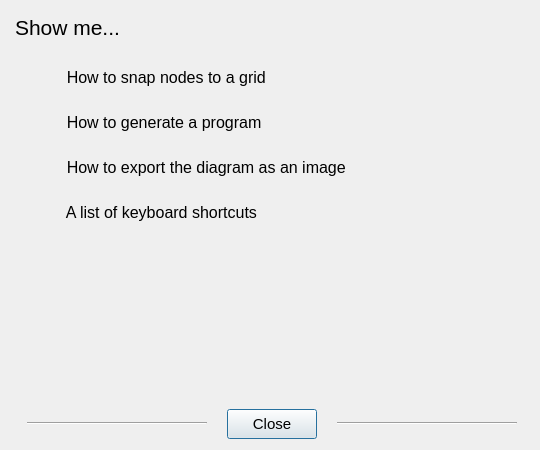
<?xml version="1.0" encoding="UTF-8"?>
<ui version="4.0">
 <class>HelpWindow</class>
 <widget class="QDialog" name="HelpWindow">
  <property name="geometry">
   <rect>
    <x>0</x>
    <y>0</y>
    <width>540</width>
    <height>450</height>
   </rect>
  </property>
  <property name="sizePolicy">
   <sizepolicy hsizetype="Fixed" vsizetype="Fixed">
    <horstretch>0</horstretch>
    <verstretch>0</verstretch>
   </sizepolicy>
  </property>
  <property name="font">
   <font>
    <pointsize>12</pointsize>
   </font>
  </property>
  <property name="windowTitle">
   <string>Draw Auton - Help</string>
  </property>
  <layout class="QVBoxLayout" name="layout_main">
   <property name="leftMargin">
    <number>15</number>
   </property>
   <property name="topMargin">
    <number>15</number>
   </property>
   <item>
    <widget class="QLabel" name="label_title">
     <property name="font">
      <font>
       <pointsize>16</pointsize>
      </font>
     </property>
     <property name="text">
      <string>Show me...</string>
     </property>
    </widget>
   </item>
   <item>
    <widget class="QScrollArea" name="scrollArea">
     <property name="font">
      <font>
       <pointsize>12</pointsize>
      </font>
     </property>
     <property name="focusPolicy">
      <enum>Qt::NoFocus</enum>
     </property>
     <property name="styleSheet">
      <string notr="true">text-align: left;
font: 12pt;</string>
     </property>
     <property name="frameShape">
      <enum>QFrame::NoFrame</enum>
     </property>
     <property name="horizontalScrollBarPolicy">
      <enum>Qt::ScrollBarAlwaysOff</enum>
     </property>
     <property name="widgetResizable">
      <bool>true</bool>
     </property>
     <property name="alignment">
      <set>Qt::AlignCenter</set>
     </property>
     <widget class="QWidget" name="layout_scrollArea">
      <property name="geometry">
       <rect>
        <x>0</x>
        <y>0</y>
        <width>516</width>
        <height>357</height>
       </rect>
      </property>
      <layout class="QGridLayout" name="gridLayout">
       <property name="verticalSpacing">
        <number>0</number>
       </property>
       <item row="5" column="1">
        <spacer name="spacer_bottom">
         <property name="orientation">
          <enum>Qt::Vertical</enum>
         </property>
         <property name="sizeHint" stdset="0">
          <size>
           <width>20</width>
           <height>40</height>
          </size>
         </property>
        </spacer>
       </item>
       <item row="2" column="1">
        <widget class="QPushButton" name="pushButton_export_image">
         <property name="minimumSize">
          <size>
           <width>0</width>
           <height>45</height>
          </size>
         </property>
         <property name="text">
          <string>    How to export the diagram as an image</string>
         </property>
         <property name="flat">
          <bool>true</bool>
         </property>
        </widget>
       </item>
       <item row="3" column="1">
        <widget class="QPushButton" name="pushButton_keyboard_shortcuts">
         <property name="minimumSize">
          <size>
           <width>0</width>
           <height>45</height>
          </size>
         </property>
         <property name="text">
          <string>    A list of keyboard shortcuts</string>
         </property>
         <property name="flat">
          <bool>true</bool>
         </property>
        </widget>
       </item>
       <item row="1" column="0" rowspan="5">
        <spacer name="spacer_tab">
         <property name="orientation">
          <enum>Qt::Horizontal</enum>
         </property>
         <property name="sizeType">
          <enum>QSizePolicy::Fixed</enum>
         </property>
         <property name="sizeHint" stdset="0">
          <size>
           <width>24</width>
           <height>20</height>
          </size>
         </property>
        </spacer>
       </item>
       <item row="1" column="1">
        <widget class="QPushButton" name="pushButton_generate_program">
         <property name="minimumSize">
          <size>
           <width>0</width>
           <height>45</height>
          </size>
         </property>
         <property name="text">
          <string>    How to generate a program</string>
         </property>
         <property name="flat">
          <bool>true</bool>
         </property>
        </widget>
       </item>
       <item row="0" column="1">
        <widget class="QPushButton" name="pushButton_snap_to_grid">
         <property name="minimumSize">
          <size>
           <width>0</width>
           <height>45</height>
          </size>
         </property>
         <property name="text">
          <string>    How to snap nodes to a grid</string>
         </property>
         <property name="flat">
          <bool>true</bool>
         </property>
        </widget>
       </item>
      </layout>
     </widget>
    </widget>
   </item>
   <item>
    <layout class="QHBoxLayout" name="layout_close">
     <property name="spacing">
      <number>20</number>
     </property>
     <property name="leftMargin">
      <number>12</number>
     </property>
     <property name="rightMargin">
      <number>12</number>
     </property>
     <item>
      <widget class="Line" name="line_close_L">
       <property name="orientation">
        <enum>Qt::Horizontal</enum>
       </property>
      </widget>
     </item>
     <item>
      <widget class="QPushButton" name="pushButton_close">
       <property name="sizePolicy">
        <sizepolicy hsizetype="Fixed" vsizetype="Fixed">
         <horstretch>0</horstretch>
         <verstretch>0</verstretch>
        </sizepolicy>
       </property>
       <property name="minimumSize">
        <size>
         <width>90</width>
         <height>30</height>
        </size>
       </property>
       <property name="font">
        <font>
         <pointsize>11</pointsize>
        </font>
       </property>
       <property name="text">
        <string>Close</string>
       </property>
       <property name="default">
        <bool>true</bool>
       </property>
      </widget>
     </item>
     <item>
      <widget class="Line" name="line_close_R">
       <property name="orientation">
        <enum>Qt::Horizontal</enum>
       </property>
      </widget>
     </item>
    </layout>
   </item>
  </layout>
 </widget>
 <tabstops>
  <tabstop>pushButton_snap_to_grid</tabstop>
  <tabstop>pushButton_generate_program</tabstop>
  <tabstop>pushButton_export_image</tabstop>
  <tabstop>pushButton_keyboard_shortcuts</tabstop>
  <tabstop>pushButton_close</tabstop>
 </tabstops>
 <resources/>
 <connections/>
</ui>
